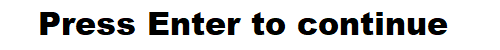
#> input picture Resources/Label.png, 500 x 50 px
$ python main.py
#> lines starting #> are read from the running program, lines starting #| are printed output that depends on the picture; after the words box and inside, x2 and y2 are one past the last pixel; in counts of white or black regions, pixels touching at a corner belong together
import cv2
import numpy as np
import imutils
import time
import os


def DrawPoint(x, y, radius, blue, green, red, output):
    cv2.circle(output, (int(x), int(y)), int(radius), (blue, green, red), -1)


def CreateBlankCanvas(width, height, blue, green, red):
    return np.full((height, width, 3), (blue, green, red), np.uint8)


def DrawLine(ox, oy, nx, ny, thickness, blue, green, red, output):
    cv2.line(output, (int(ox), int(oy)), (int(nx), int(ny)), (blue, green, red), thickness)


def nothing(x):
    pass


def WriteToFile(Ol, Ou):
    ParametersFile = open("Resources/Config.txt", "w")

    ParametersFile.write(str(Ol[0]) + '\n')
    ParametersFile.write(str(Ol[1]) + '\n')
    ParametersFile.write(str(Ol[2]) + '\n')
    ParametersFile.write(str(Ou[0]) + '\n')
    ParametersFile.write(str(Ou[1]) + '\n')
    ParametersFile.write(str(Ou[2]) + '\n')

    ParametersFile.close()


def ReadFromFile(nr):
    if os.path.exists("Resources/Config.txt"):
        ParametersFile = open('Resources/Config.txt')
        try:
            tekst = ParametersFile.read()
        finally:
            ParametersFile.close()

        x = tekst.split('\n')
        i = 0

        for a in range(6):
            nr[i] = int(x[i])
            i += 1


#zapis obrazu do pliku
# [7 lines left out: function SaveFile, not called in this run]


def calibration():

    nr = [9, 179, 40, 33, 255, 255]
    ReadFromFile(nr)

    orangeLower = (nr[0], nr[1], nr[2])
    orangeUpper = (nr[3], nr[4], nr[5])

    label = cv2.imread('Resources/Label.png', cv2.IMREAD_GRAYSCALE)
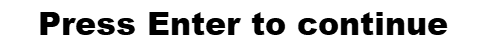
#> label: shape (50, 500); min 0, max 255, mean 213.5

    videoInput2 = cv2.VideoCapture(0)
    time.sleep(1.0)

    cv2.namedWindow("Trackbars", cv2.WINDOW_NORMAL)
    cv2.createTrackbar('Hue Min', "Trackbars", orangeLower[0], 179, nothing)
    cv2.createTrackbar('Saturaton Min', "Trackbars", orangeLower[1], 255, nothing)
    cv2.createTrackbar('Value Min', "Trackbars", orangeLower[2], 255, nothing)
    cv2.createTrackbar('Hue Max', "Trackbars", orangeUpper[0], 179, nothing)
    cv2.createTrackbar('Saturation Max', "Trackbars", orangeUpper[1], 255, nothing)
    cv2.createTrackbar('Value Max', "Trackbars", orangeUpper[2], 255, nothing)

    while True:
        cal_ret, cal_frame = videoInput2.read()
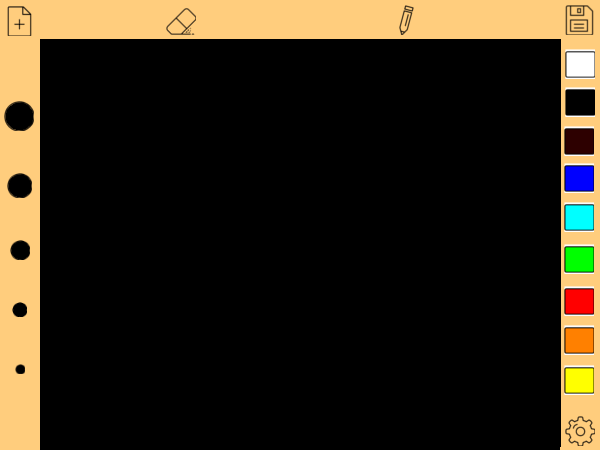
#> input picture Arts/Interface.png, 600 x 450 px, given in place of the camera
#> cal_frame is the input picture: shape (450, 600, 3); mean B, G, R 23.9, 38.4, 46.7
        cal_frame = np.fliplr(cal_frame)
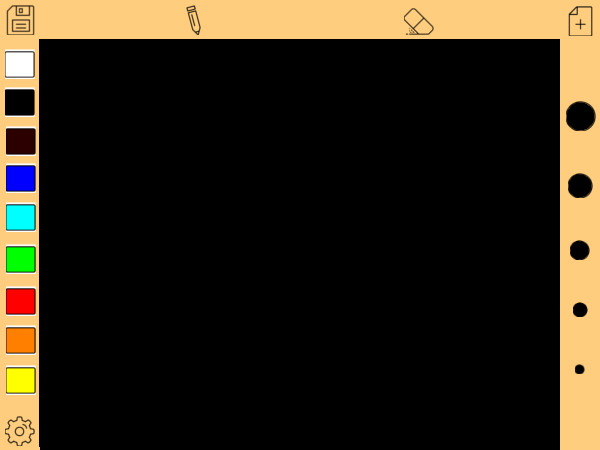
#> cal_frame: shape (450, 600, 3); mean B, G, R 23.9, 38.4, 46.7
        cal_frame = imutils.resize(cal_frame, width=600)
        cal_hsv = cv2.cvtColor(cal_frame, cv2.COLOR_BGR2HSV)
#> cal_hsv: shape (450, 600, 3); mean H, S, V 4, 27.4, 48.6

        Hmin = cv2.getTrackbarPos('Hue Min', "Trackbars")
        SMin = cv2.getTrackbarPos('Saturaton Min', "Trackbars")
        VMin = cv2.getTrackbarPos('Value Min', "Trackbars")
        HMax = cv2.getTrackbarPos('Hue Max', "Trackbars")
        SMax = cv2.getTrackbarPos('Saturation Max', "Trackbars")
        VMax = cv2.getTrackbarPos('Value Max', "Trackbars")

        orangeLower = (Hmin, SMin, VMin)
        orangeUpper = (HMax, SMax, VMax)

        cal_mask = cv2.inRange(cal_hsv, orangeLower, orangeUpper)
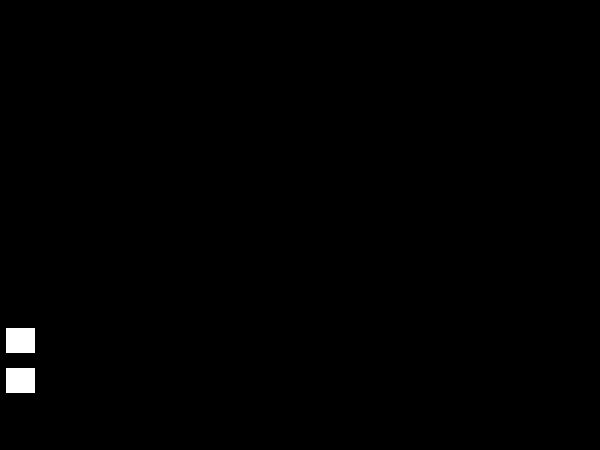
#> cal_mask: shape (450, 600); 0.54% white; 2 white regions, box (x1, y1, x2, y2) and area: (6, 328, 35, 353) 725, (6, 368, 35, 393) 725

        cal_mask = cv2.erode(cal_mask, None, iterations=2)
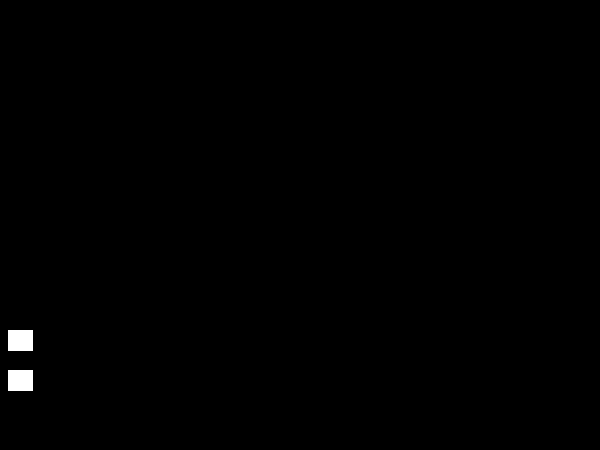
#> cal_mask: shape (450, 600); 0.39% white; 2 white regions, box (x1, y1, x2, y2) and area: (8, 330, 33, 351) 525, (8, 370, 33, 391) 525
        cal_mask = cv2.dilate(cal_mask, None, iterations=3)
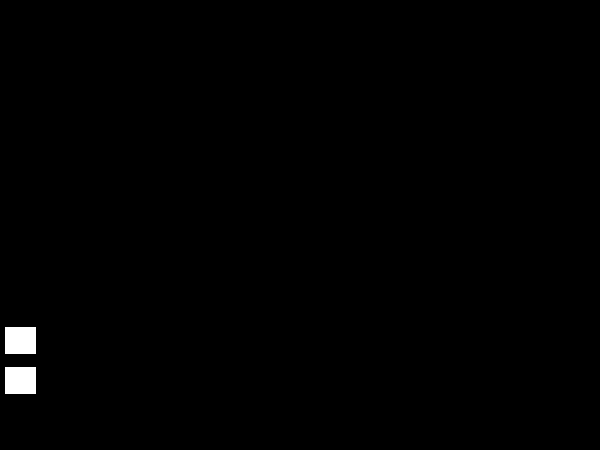
#> cal_mask: shape (450, 600); 0.62% white; 2 white regions, box (x1, y1, x2, y2) and area: (5, 327, 36, 354) 837, (5, 367, 36, 394) 837

        # cv2.moveWindow("Trackbars", 250, 150)
        # cv2.moveWindow("Mask", 555, 145)

        cv2.imshow("Trackbars", label)
        cv2.imshow("Mask", cal_mask)

        key = cv2.waitKey(1) & 0xFF
#> (key q is pressed here)

        if key == ord('\r'):  # carriage return
            enabled = True
            break

        if cv2.getWindowProperty("Mask", 0) < 0:
            enabled = False
            break

        if cv2.getWindowProperty("Trackbars", 0) < 0:
            enabled = False
            break

    videoInput2.release()
    cv2.destroyAllWindows()

    WriteToFile(orangeLower, orangeUpper)

    print(orangeLower)
    print(orangeUpper)

    return orangeLower, orangeUpper, enabled


# [164 lines left out: function drawing, not called in this run]

if __name__ == "__main__":

#--------------Kalibracja-----------------

    orangeLowerdrawing, orangeUpperdrawing, enabled = calibration()

#---------- Rysowanie ----------------
    if enabled:
        drawing()
